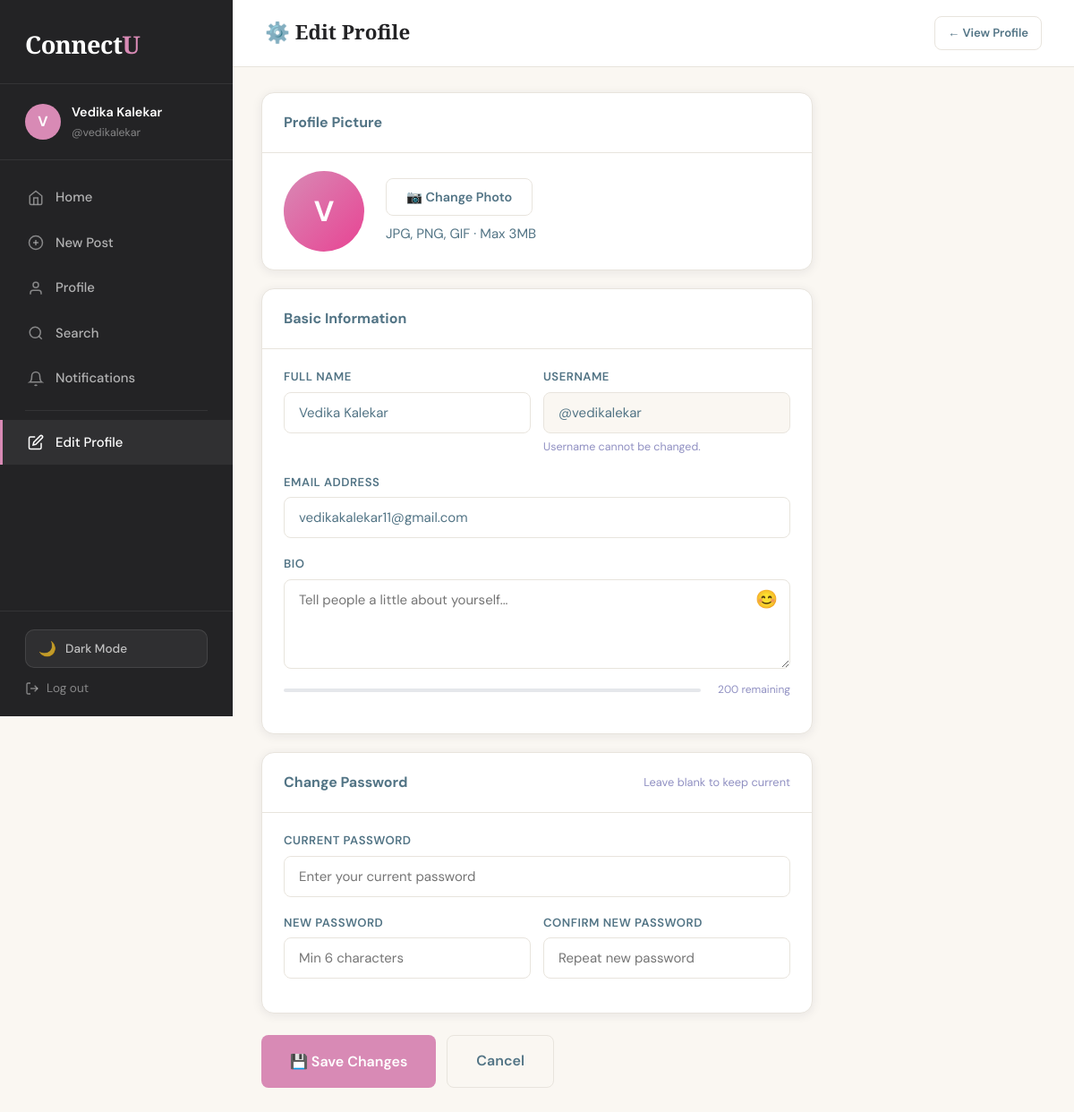
The app's page /edit_profile.php (signed in) with its own data.
### tables this page shows
CREATE TABLE `users` (
  `id` int(11) NOT NULL AUTO_INCREMENT,
  `name` varchar(100) NOT NULL,
  `username` varchar(50) NOT NULL,
  `email` varchar(150) NOT NULL,
  `password` varchar(255) NOT NULL,
  `bio` text DEFAULT NULL,
  `created_at` datetime DEFAULT current_timestamp(),
  `profile_pic` varchar(255) DEFAULT NULL,
  PRIMARY KEY (`id`),
  UNIQUE KEY `username` (`username`),
  UNIQUE KEY `email` (`email`)
);

### includes/auth.php (called while the page is built, shortened)
<?php
function getCurrentUserId() {
    return $_SESSION['user_id'] ?? null;
}
function safe($text) {
    return htmlspecialchars($text, ENT_QUOTES, 'UTF-8');
}
?>

### edit_profile.php (the view, shortened to what this page needs)
<?php
require_once 'includes/auth.php';
require_once 'includes/db.php';
$userId = getCurrentUserId();
$stmt = $pdo->prepare("SELECT * FROM users WHERE id = ?");
$stmt->execute([$userId]);
$user = $stmt->fetch();
?>
<!DOCTYPE html>
<html lang="en">
<head>
    <link rel="stylesheet" href="css/style.css">
</head>
<body>
<div class="app-shell">
    <?php include 'includes/nav.php'; ?>
    <div class="main-content">
        <header class="top-header">
            <h2>⚙️ Edit Profile</h2>
            <a href="profile.php?id=<?= $userId ?>" class="btn btn-outline btn-sm">← View Profile</a>
        </header>
        <div class="page-body" style="max-width:680px;padding:28px 32px;">
            <form method="POST" action="edit_profile.php" enctype="multipart/form-data">
                <div class="card" style="margin-bottom:20px;">
                    <div class="card-header"><h3 style="font-size:1rem;">Profile Picture</h3></div>
                    <div class="card-body">
                        <div style="display:flex;align-items:center;gap:24px;flex-wrap:wrap;">
                            <?php if ($user['profile_pic'] && $user['profile_pic'] !== 'default.png' && file_exists('uploads/profiles/' . $user['profile_pic'])): ?>
                                <img id="profile-pic-preview"
                                     src="uploads/profiles/<?= safe($user['profile_pic']) ?>"
                                     style="width:90px;height:90px;border-radius:50%;object-fit:cover;border:3px solid var(--accent);">
                            <?php else: ?>
                                <div id="profile-pic-preview"
                                     style="width:90px;height:90px;border-radius:50%;background:linear-gradient(135deg,var(--accent) 0%,#e84393 100%);display:flex;align-items:center;justify-content:center;color:#fff;font-weight:700;font-size:2rem;">
                                    <?= strtoupper(substr($user['name'], 0, 1)) ?>
                                </div>
                            <?php endif; ?>
                            <div>
                                <button type="button"
                                        class="btn btn-outline"
                                        onclick="document.getElementById('profile-pic-input').click()">
                                    📷 Change Photo
                                </button>
                                <p class="hint" style="margin-top:8px;">JPG, PNG, GIF · Max 3MB</p>
                            </div>
                        </div>
                    </div>
                </div>
                <div class="card" style="margin-bottom:20px;">
                    <div class="card-header"><h3 style="font-size:1rem;">Basic Information</h3></div>
                    <div class="card-body">
                        <div class="form-row">
                            <div class="form-group">
                                <label for="name">Full Name</label>
                                <input type="text" id="name" name="name"
                                       value="<?= safe($user['name']) ?>" required>
                            </div>
                            <div class="form-group">
                                <label>Username</label>
                                <input type="text" value="@<?= safe($user['username']) ?>" disabled
                                       style="background:var(--cream);cursor:not-allowed;">
                                <p class="hint">Username cannot be changed.</p>
                            </div>
                        </div>
                        <div class="form-group">
                            <label for="email">Email Address</label>
                            <input type="email" id="email" name="email"
                                   value="<?= safe($user['email']) ?>" required>
                        </div>
                        <div class="form-group">
                            <label for="bio">Bio</label>
                            <textarea id="bio" name="bio"
                                      placeholder="Tell people a little about yourself..."
                                      rows="3"
                                      data-maxlength="200"><?= safe($user['bio']) ?></textarea>
                        </div>
                    </div>
                </div>
                <div class="card" style="margin-bottom:24px;">
                    <div class="card-header">
                        <h3 style="font-size:1rem;">Change Password</h3>
                        <span style="font-size:0.8rem;color:var(--muted);">Leave blank to keep current</span>
                    </div>
                    <div class="card-body">
                        <div class="form-group">
                            <label for="current_password">Current Password</label>
                            <input type="password" id="current_password" name="current_password"
                                   placeholder="Enter your current password">
                        </div>
                        <div class="form-row">
                            <div class="form-group">
                                <label for="new_password">New Password</label>
                                <input type="password" id="new_password" name="new_password"
                                       placeholder="Min 6 characters">
                            </div>
                            <div class="form-group">
                                <label for="confirm_password">Confirm New Password</label>
                                <input type="password" id="confirm_password" name="confirm_password"
                                       placeholder="Repeat new password">
                            </div>
                        </div>
                    </div>
                </div>
                <div style="display:flex;gap:12px;">
                    <button type="submit" class="btn btn-primary btn-lg">
                        💾 Save Changes
                    </button>
                    <a href="profile.php?id=<?= $userId ?>" class="btn btn-outline btn-lg">
                        Cancel
                    </a>
                </div>
            </form>
        </div>
    </div>
</div>
</body>
</html>

### includes/nav.php (shortened to what this page needs)
<?php
require_once __DIR__ . '/auth.php';
require_once __DIR__ . '/db.php';
$currentUser = null;
if (isLoggedIn()) {
    $stmt = $pdo->prepare("SELECT * FROM users WHERE id = ?");
    $stmt->execute([getCurrentUserId()]);
    $currentUser = $stmt->fetch();
}
?>
<aside class="sidebar">
    <div class="sidebar-logo">
        <h1>Connect<span>U</span></h1>
    </div>
    <?php if ($currentUser): ?>
    <div class="sidebar-user">
        <?php if ($currentUser['profile_pic'] && $currentUser['profile_pic'] !== 'default.png' && file_exists('uploads/profiles/' . $currentUser['profile_pic'])): ?>
            <img src="uploads/profiles/<?= safe($currentUser['profile_pic']) ?>" alt="profile">
        <?php else: ?>
            <div style="width:40px;height:40px;border-radius:50%;background:var(--accent);display:flex;align-items:center;justify-content:center;color:#fff;font-weight:700;font-size:1rem;flex-shrink:0;">
                <?= strtoupper(substr($currentUser['name'], 0, 1)) ?>
            </div>
        <?php endif; ?>
        <div class="user-info">
            <div class="name"><?= safe($currentUser['name']) ?></div>
            <div class="username">@<?= safe($currentUser['username']) ?></div>
        </div>
    </div>
    <?php endif; ?>
    <nav class="sidebar-nav">
        <a href="dashboard.php" title="Home Feed">
            <svg width="18" height="18" fill="none" stroke="currentColor" stroke-width="2" viewBox="0 0 24 24">
                <path d="M3 9l9-7 9 7v11a2 2 0 01-2 2H5a2 2 0 01-2-2z"/><polyline points="9 22 9 12 15 12 15 22"/>
            </svg>
            <span>Home</span>
        </a>
        <a href="create_post.php" title="Create Post">
            <svg width="18" height="18" fill="none" stroke="currentColor" stroke-width="2" viewBox="0 0 24 24">
                <circle cx="12" cy="12" r="10"/><line x1="12" y1="8" x2="12" y2="16"/><line x1="8" y1="12" x2="16" y2="12"/>
            </svg>
            <span>New Post</span>
        </a>
        <a href="profile.php?id=<?= $currentUser['id'] ?? '' ?>" title="My Profile">
            <svg width="18" height="18" fill="none" stroke="currentColor" stroke-width="2" viewBox="0 0 24 24">
                <path d="M20 21v-2a4 4 0 00-4-4H8a4 4 0 00-4 4v2"/><circle cx="12" cy="7" r="4"/>
            </svg>
            <span>Profile</span>
        </a>
        <a href="search.php" title="Search Users">
            <svg width="18" height="18" fill="none" stroke="currentColor" stroke-width="2" viewBox="0 0 24 24">
                <circle cx="11" cy="11" r="8"/><line x1="21" y1="21" x2="16.65" y2="16.65"/>
            </svg>
            <span>Search</span>
        </a>
        <a href="notifications.php" title="Notifications" style="position:relative;">
            <svg width="18" height="18" fill="none" stroke="currentColor" stroke-width="2" viewBox="0 0 24 24">
                <path d="M18 8A6 6 0 006 8c0 7-3 9-3 9h18s-3-2-3-9"/><path d="M13.73 21a2 2 0 01-3.46 0"/>
            </svg>
            <span>Notifications</span>
        </a>
        <div class="nav-divider"></div>
        <a href="edit_profile.php" title="Edit Profile">
            <svg width="18" height="18" fill="none" stroke="currentColor" stroke-width="2" viewBox="0 0 24 24">
                <path d="M11 4H4a2 2 0 00-2 2v14a2 2 0 002 2h14a2 2 0 002-2v-7"/><path d="M18.5 2.5a2.121 2.121 0 013 3L12 15l-4 1 1-4 9.5-9.5z"/>
            </svg>
            <span>Edit Profile</span>
        </a>
    </nav>
    <div class="sidebar-footer">
        <a href="logout.php" title="Logout">
            <svg width="16" height="16" fill="none" stroke="currentColor" stroke-width="2" viewBox="0 0 24 24">
                <path d="M9 21H5a2 2 0 01-2-2V5a2 2 0 012-2h4"/><polyline points="16 17 21 12 16 7"/><line x1="21" y1="12" x2="9" y2="12"/>
            </svg>
            <span>Log out</span>
        </a>
    </div>
</aside>

### records on screen
users: name "V", name "Vedika Kalekar", username "vedikalekar", username "@vedikalekar", email "vedikakalekar11@gmail.com"
